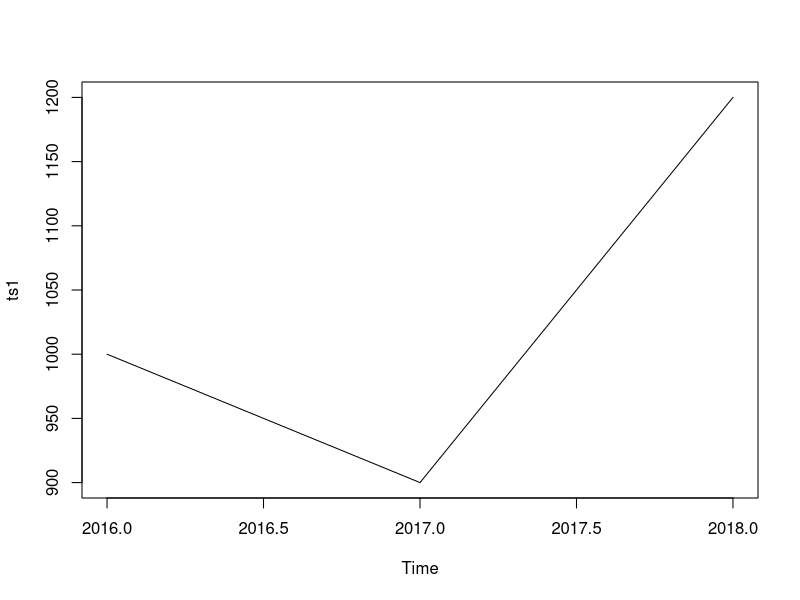
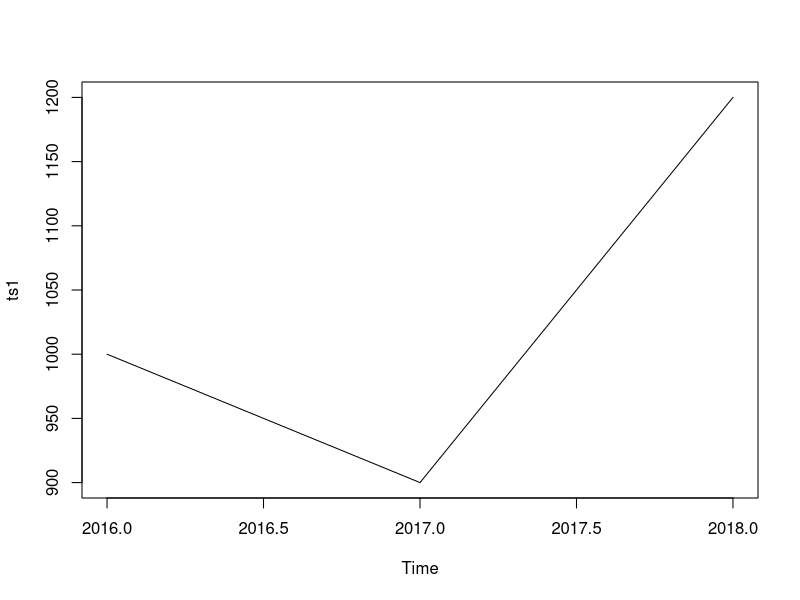
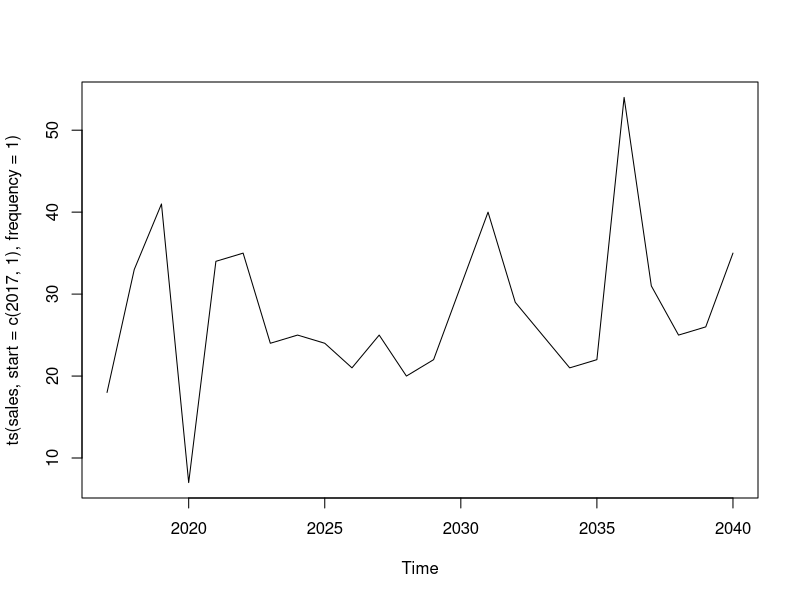

Write R code to recreate these figures, in order. (Note: this script raises an error after producing the figures.)
# Time Series

# Create Time Series data of Finance Sales
sales = c(18, 33, 41, 7, 34, 35, 24, 25, 24, 21, 25, 20,
          22, 31, 40, 29, 25, 21, 22, 54, 31, 25, 26, 35)
class(sales)
str(sales)
length(sales)
sales ; class(sales)  # vector of sales values

#put in TS without any dates : format of TS
?ts  # help

#ts(data = NA, start = 1, end = numeric(), frequency = 1)
#start - time of 1st obsv - single no / vector of 2 integers
#frequency - no of obvsv per unit of time
#No of obsv per unit time
(tsales2a = ts(sales, start=1, end=12)) #only first 12 considered

(ts(sales, start=1, end=12, freq=1)) #only first 12 considered
(ts(sales, start=1, end=12, freq=2)) #

(ts(sales, start=1, end=12, freq=3)) #
(ts(sales, start=1, end=12, freq=4)) # Qtrly series
(ts(sales, start=1, end=12, freq=5)) #
(ts(sales, start=1, end=12, freq=6)) #

(ts(sales, start=1, end=12, freq=12)) #  12 months * 12 years


(tsales2b = ts(sales, start=1, end=6)) #only first 6
(tsales2c = ts(sales, start=1, end=24)) #all 24 freq=1
(tsales2d = ts(sales, start=1, end=12, frequency = 1))
(tsales2e = ts(sales, start=1, end=12, frequency = 2)) # 1 to 12 : 1 unit divided into 2 : so 24 observations

#Specify data periods in start and end
#specify only start dates & freq
length(sales)

(tsales3a = ts(sales, start=c(2017, 1), frequency=12)) # years 2017 to 2018, 24 values, monthwise 24 observations spread to 2 years
sales2 = c(sales, sales)
length(sales2)
(tsales3a = ts(sales2, start=c(2017, 1), frequency=12)) # years 2017 to 2018, 

(tsales3a = ts(sales2, start=c(2017, 1), frequency=1)) # years 2017 to 2018, 


admission = c(1000, 900, 1200, 3000)
ts1= ts(admission, start=c(2016), end=c(2018), frequency=1)
ts1
plot(ts1)
admission = c(1000, 900, 1200, 3000)
ts2= ts(admission, start=c(2016,7), end=c(2016,10), frequency=12)
ts2
plot(ts1)


ts(sales, start=c(2017, 4), end=c(2018,3), frequency=12)
ts(sales, start=c(2017, 2), frequency=12)  # different start month
ts(sales, start=c(2017, 2), frequency=4)  # different start month
plot(ts(sales, start=c(2017,1), frequency=1))  # different start month



?ts
#Specify start and end date periods
(tsales3b = ts(sales, start=c(2016,4), end=12) ) #error start and end to be of same format
(tsales3b = ts(sales, start=c(2016), end=c(2018))) # default freq=1 once a year 1st 3 values becomes year sales value
# R understands that 2016 is year

(tsales3c = ts(sales, start=c(2016,4), end=c(2018,4), frequency=12)) # period diveded into 24 equal intervals
tsales3c
plot(tsales3c)

# Daily Sales Data
sales2 = ceiling(runif(365, 50,100))
sales2
(dailyTSdata = ts(sales2, start=c(2017,1), frequency=365))
plot(dailyTSdata)
start(dailyTSdata)
end(dailyTSdata)

#Weekly Sales Data  52 weeks in a year
sales3 = ceiling(runif(52, 50,100))
(weeklyTSdata = ts(sales3, start=c(2017,3), frequency=52))
weeklyTSdata
plot(weeklyTSdata)
start(weeklyTSdata); end(weeklyTSdata) ;frequency(weeklyTSdata)

?ts
#Yearly Sales Data : 2000 to 2017 
seq(1,10,2)
?seq
seq(1,20, along.with = c(1:5))
seq(1,20, along.with = sales)  # 24 values

(values= trunc(seq(1,20, along.with = c(2000:2017))))  # take length from 2000 to 2017

(sales4 = floor(rnorm(values, mean=50, sd=10)) ) #pick up length from values

(yearlyTSdata = ts(sales4, start=c(2000), end=c(2017)))
plot(yearlyTSdata)

start(yearlyTSdata); end(yearlyTSdata) ;frequency(yearlyTSdata)

#diff and lag & window in ts
tsales3c
tsales = tsales3c
tsales
range(tsales)
diff(tsales)
diff(tsales,lag=1)
diff(tsales,lag=2)
diff(tsales,lag=6)

cycle(tsales)

tsales
tsales
#subset Time Series with range of dates
(tsales.subset = window(tsales, start=c(2003, 5), end=c(2004, 6))) #error due to range period incorrect

tsales
(tsales.subset = window(tsales, start=c(2016, 5), end=c(2017, 8))) 
#5th month of 2016 to 8th month of 2016

#Another TS with different freq


#dataset---- 
#available for TS Analysis - understand them, they are used for TS analysis
AirPassengers  #passengers travel data - seasonal data
?AirPassengers
plot(AirPassengers)
class(AirPassengers)
JohnsonJohnson  #stock price prediction
nhtemp  # temp variations
Nile  # river level variations
sunspots  #Temp of sun spots variations
ds = list(AirPassengers,JohnsonJohnson,nhtemp,Nile,sunspots)
sapply(ds, class)  # check type of class of each dataset


#end here - do time series analysis - SMA / EXP/ ARIMA

# Move to doing TS analysis - 
# other packages zoo, xts
